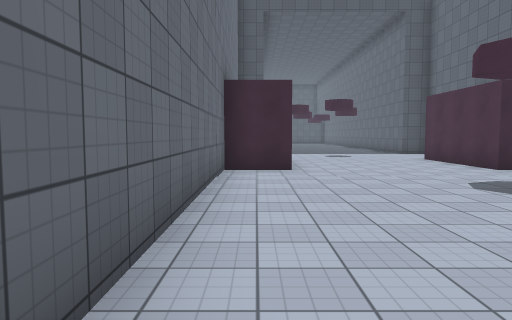
View 1 (above)

19 first-person views from a walk through a scene from a Unity 3-D project. The camera is 1.5 m above the floor, tilts 4° down and sees 70° across. The floor is counted in squares, 2 m on a side. Each view is taken from the middle of a square. On the plan, view 1 faces up. The plan holds only what a view shows up to about 11 squares ahead; the rest is blank. The place goes on beyond the plan. The player character is not drawn. Some surface patterns are stand-ins.

View 2
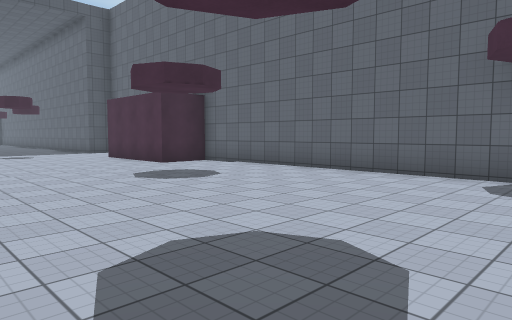

View 3
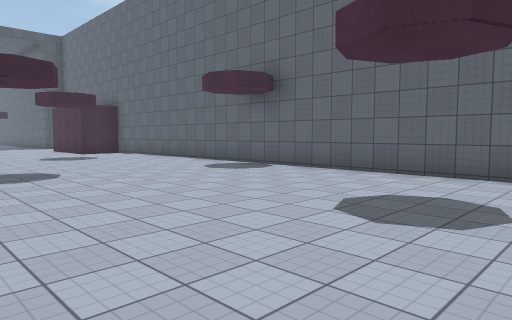

View 4
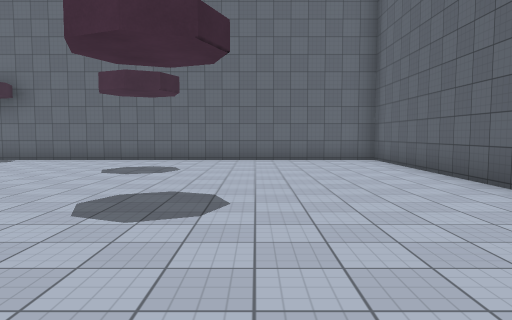

View 5
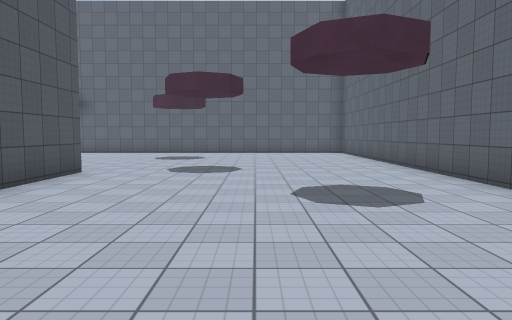

View 6
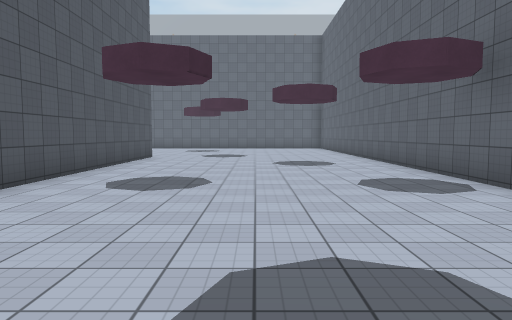

View 7
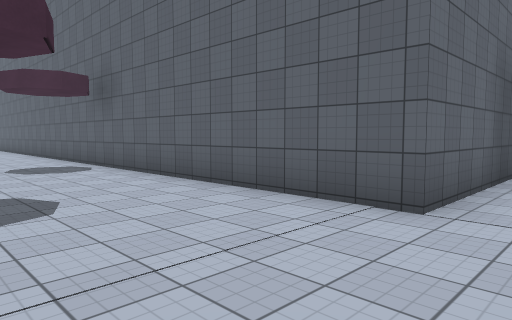

View 8
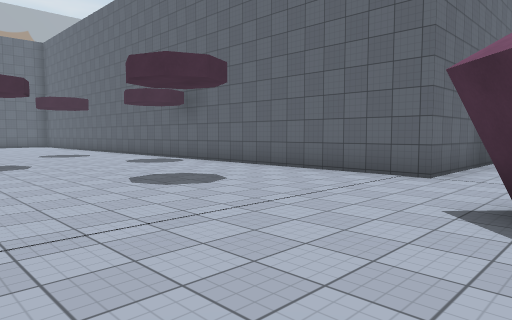

View 9
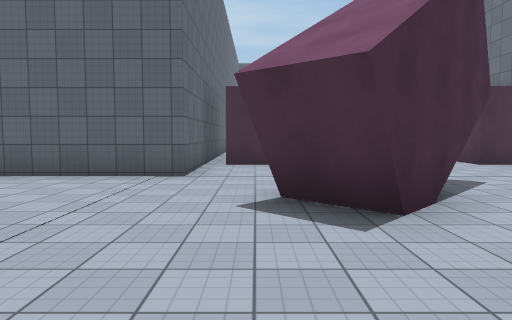

View 10
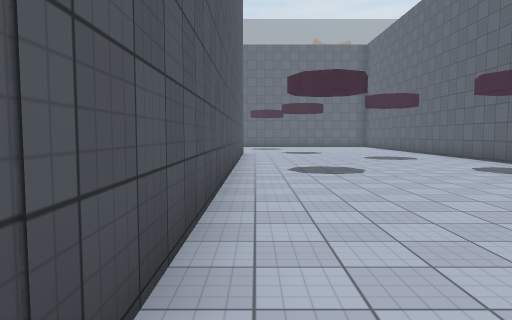

View 11
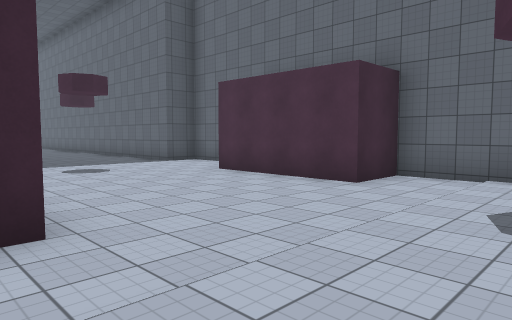

View 12
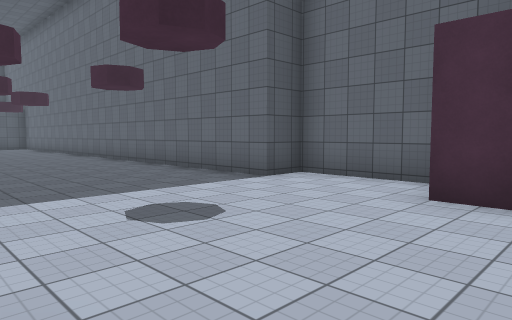

View 13
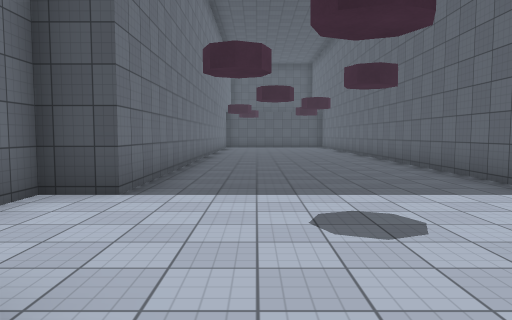

View 14
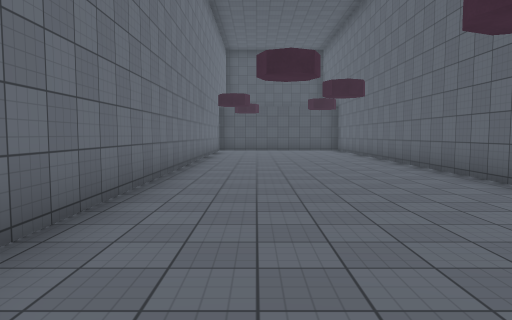

View 15
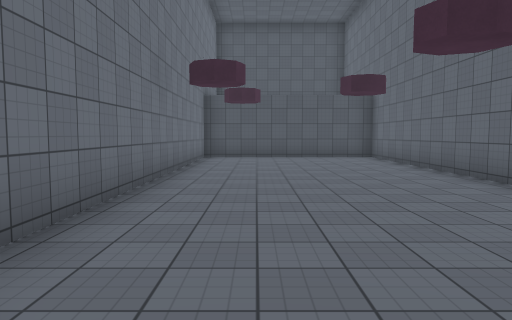

View 16
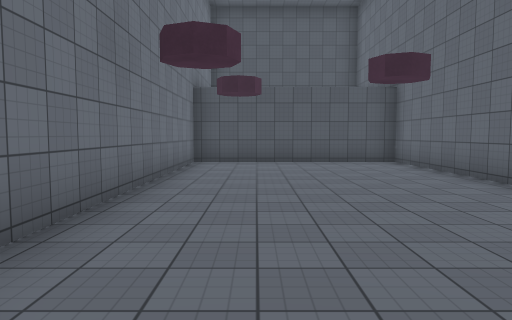

View 17
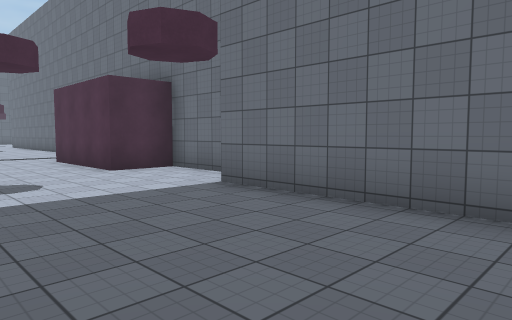

View 18
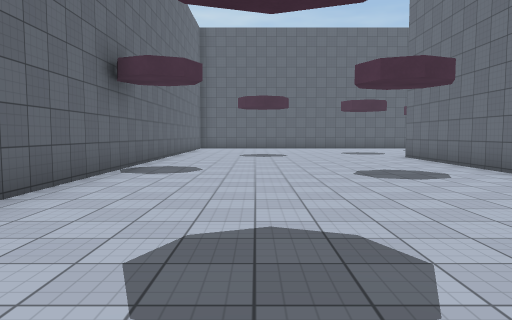

View 19
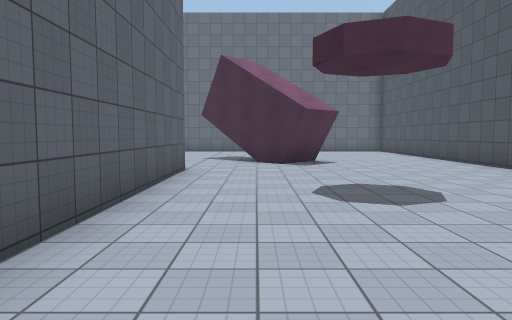

### Floor plan
Points are (right, up) in squares from view 1. A wall is a line through its corners. A room is listed if a view was taken in it or the views show most of it. See-through windows are left out.
Room 1 (views 1, 2, 3, 4, 5, 6, 7, 8, 9, 10, 11, 12, 13, 14, 15, 16, 17, 18, 19)
walls: (-0.6, -4.5) (-18.1, -4.5); (6.8, 12) (6.8, 14.5) (5.8, 14.5) (5.8, 31) (0.3, 31) (0.3, 14.5) (-0.7, 14.5) (-0.7, 11.5) (0.8, 11.5) (0.8, 8) (-0.7, 8) (-0.7, -4); (-16.2, -9.2) (-17.9, -11); (-17.1, -8) (-16, -9); (-18.6, -9.6) (-17.2, -8.2); (-16.3, -14) (-15.2, -14); (-14.7, -15.5) (-14.7, -11.5) (6.8, -11.5) (6.8, 8) (5.3, 8) (5.3, 11.6)
low walls: (-17.2, -8.2) (-16.2, -9.2)

Where each view was taken, in squares from view 1:
view 1: 0 up, 0 right, facing up
view 2: 1 down, 0 right, facing up-right
view 3: 7 down, 0 right, facing up-right
view 4: 8 down, 4 left, facing right
view 5: 8 down, 8 left, facing right
view 6: 8 down, 13 left, facing right
view 7: 8 down, 16 left, facing down-right
view 8: 5 down, 17 left, facing down-right
view 9: 5 down, 16 left, facing down
view 10: 5 down, 15 left, facing right
view 11: 5 up, 0 right, facing up-right
view 12: 10 up, 1 right, facing up-right
view 13: 10 up, 2 right, facing up
view 14: 14 up, 2 right, facing up
view 15: 19 up, 2 right, facing up
view 16: 21 up, 2 right, facing up
view 17: 19 up, 4 right, facing down-left
view 18: 7 up, 4 right, facing down
view 19: 10 down, 7 left, facing left
